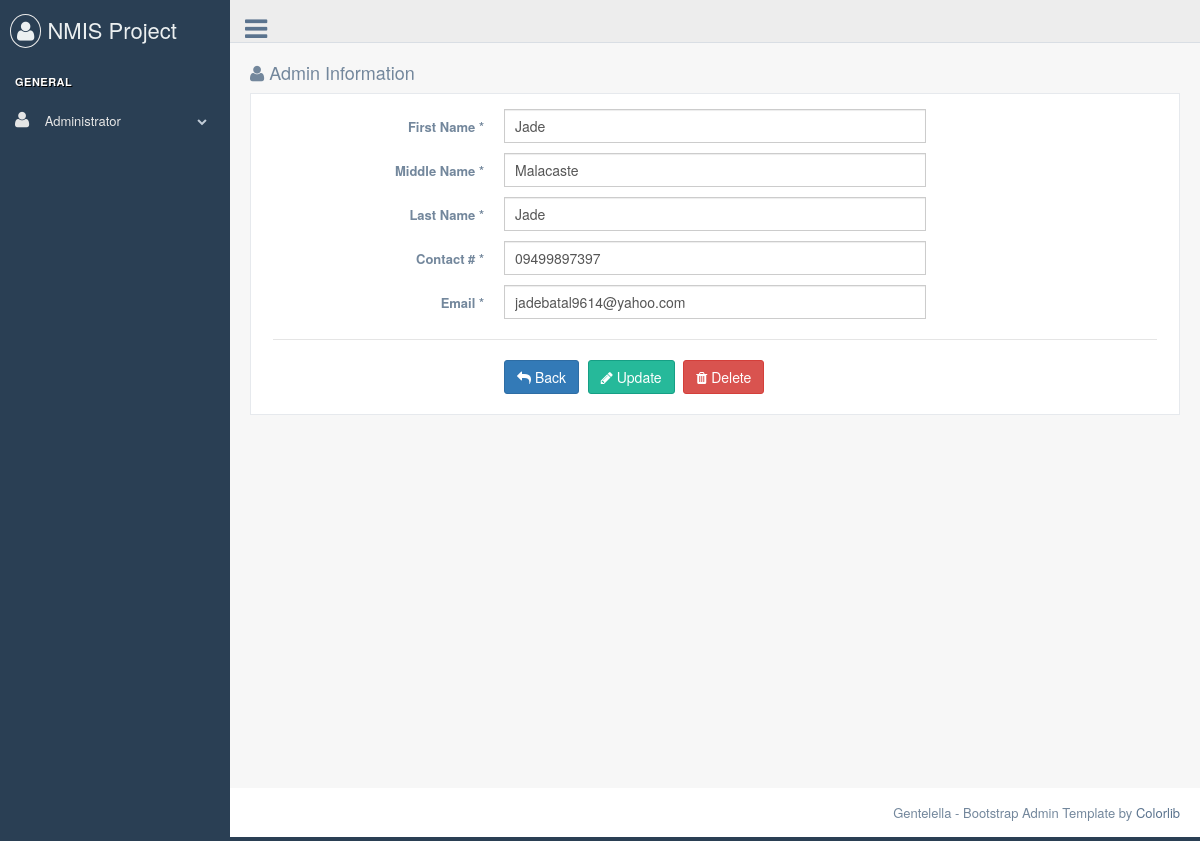
Page /pages/show-administrator.php (signed in) on the committed database.
### tables this page shows
CREATE TABLE `user_accounts_tbl` (
  `id` int(11) NOT NULL,
  `firstname` varchar(255) NOT NULL,
  `middlename` varchar(255) NOT NULL,
  `lastname` varchar(255) NOT NULL,
  `birthday` varchar(255) NOT NULL,
  `age` int(2) NOT NULL,
  `contact` varchar(255) NOT NULL,
  `street` varchar(255) NOT NULL,
  `city` varchar(255) NOT NULL,
  `email` varchar(255) NOT NULL,
  `password` varchar(255) NOT NULL,
  `status` tinyint(1) NOT NULL,
  `role` tinyint(1) NOT NULL
);

### pages/show-administrator.php (the view, shortened to what this page needs)
<?php
    include '../functions/config.php';
    $id = $_SESSION['ids'];
    $query = $conn->query("SELECT * FROM user_accounts_tbl WHERE id= $id");
    $row   = $query->fetch_object();
    $fname     = $row->firstname;
    $mname     = $row->middlename;
    $lname     = $row->lastname;
    $contact   = $row->contact;
    $email     = $row->email;
?>
<!DOCTYPE html>
<html lang="en">
  <head>
      <?php include 'head-links.php'; ?>
  </head>
  <body class="nav-md">
    <div class="container body">
      <div class="main_container">
        <div class="col-md-3 left_col">
          <div class="left_col scroll-view">
            <div class="navbar nav_title" style="border: 0;">
              <a href="index.html" class="site_title"><i class="fa fa-user"></i> <span>NMIS Project</span></a>
            </div>
            <br />
            <?php include 'sidebar.php'; ?>
          </div>
        </div>
        <div class="top_nav">
          <div class="nav_menu">
            <nav>
              <div class="nav toggle">
                <a id="menu_toggle"><i class="fa fa-bars"></i></a>
              </div>
            </nav>
          </div>
        </div>
        <div class="right_col" role="main">
          <div class="">
            <div class="page-title">
              <div class="title_left">
               <h2><i class="fa fa-user"></i> Admin Information</h2>
              </div>
            </div>
            <div class="clearfix"></div>
            <div class="row">
              <div class="col-md-12 col-sm-12 col-xs-12">
                <div class="x_panel">
                  <div class="x_content">
                    <form class="form-horizontal form-label-left" method="post" novalidate>
                          <div class="item form-group">
                            <label class="control-label col-md-3 col-sm-3 col-xs-12" for="name">First Name <span class="required">*</span>
                            </label>
                            <div class="col-md-6 col-sm-6 col-xs-12">
                              <input id="name" class="form-control col-md-7 col-xs-12" data-validate-length-range="6" data-validate-words="1" name="fname" required="required" value="<?php echo $fname?>" type="text">
                            </div>
                          </div>
                          <div class="item form-group">
                            <label class="control-label col-md-3 col-sm-3 col-xs-12" for="name">Middle Name <span class="required">*</span>
                            </label>
                            <div class="col-md-6 col-sm-6 col-xs-12">
                              <input id="name" class="form-control col-md-7 col-xs-12" data-validate-length-range="6" data-validate-words="1" name="mname" required="required" value="<?php echo $mname?>" type="text">
                            </div>
                          </div>
                          <div class="item form-group">
                            <label class="control-label col-md-3 col-sm-3 col-xs-12" for="name">Last Name <span class="required">*</span>
                            </label>
                            <div class="col-md-6 col-sm-6 col-xs-12">
                              <input id="name" class="form-control col-md-7 col-xs-12" data-validate-length-range="6" data-validate-words="1" name="lname" required="required" value="<?php echo $lname?>" type="text">
                            </div>
                          </div>
                          <div class="item form-group">
                            <label class="control-label col-md-3 col-sm-3 col-xs-12" for="name">Contact # <span class="required">*</span>
                            </label>
                            <div class="col-md-6 col-sm-6 col-xs-12">
                              <input id="name" class="form-control col-md-7 col-xs-12" data-validate-length-range="6" data-validate-words="1" name="cnumber" required="required" value="<?php echo $contact?>" type="text">
                            </div>
                          </div>
                          <div class="item form-group">
                            <label class="control-label col-md-3 col-sm-3 col-xs-12" for="name">Email <span class="required">*</span>
                            </label>
                            <div class="col-md-6 col-sm-6 col-xs-12">
                              <input id="name" value="<?php echo $email?>" class="form-control col-md-7 col-xs-12" data-validate-length-range="6" data-validate-words="1" name="email" required="required" type="text">
                            </div>
                          </div>
                          <div class="ln_solid"></div>
                          <div class="form-group">
                            <div class="col-md-6 col-md-offset-3">
                              <button type="submit" name="btn-back" class="btn btn-primary"><i class="fa  fa-mail-reply"></i> Back</button>
                              <button type="submit" name="btn-update" class="btn btn-success"><i class="fa  fa-pencil"></i> Update</button>
                              <button type="submit" name="btn-add" class="btn btn-danger"><i class="fa  fa-trash"></i> Delete</button>
                            </div>
                          </div>
                      </form>
                  </div>
                </div>
              </div>
            </div>
          </div>
        </div>
        <footer>
          <div class="pull-right">
            Gentelella - Bootstrap Admin Template by <a href="https://colorlib.com">Colorlib</a>
          </div>
          <div class="clearfix"></div>
        </footer>
      </div>
    </div>
  </body>
</html>

### rows in the picture
user_accounts_tbl: fname "Jade", mname "Malacaste", lname "Jade", cnumber "09499897397", email "jadebatal9614@yahoo.com"
